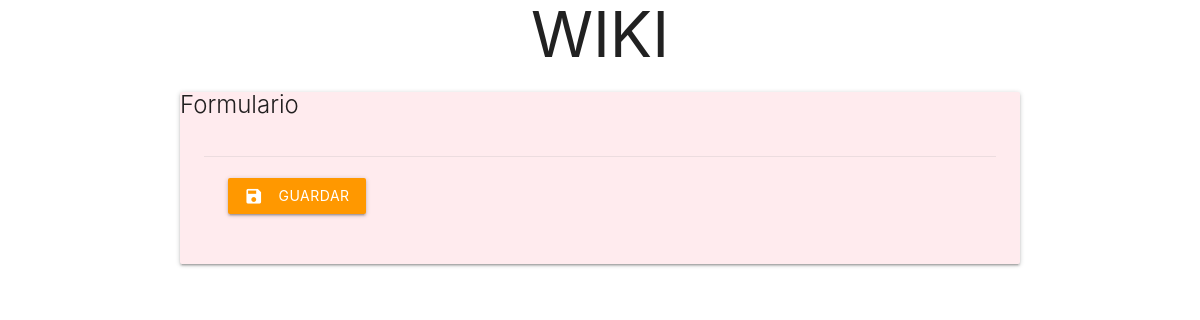
The page /votos/wiki/ on the database as committed earlier.
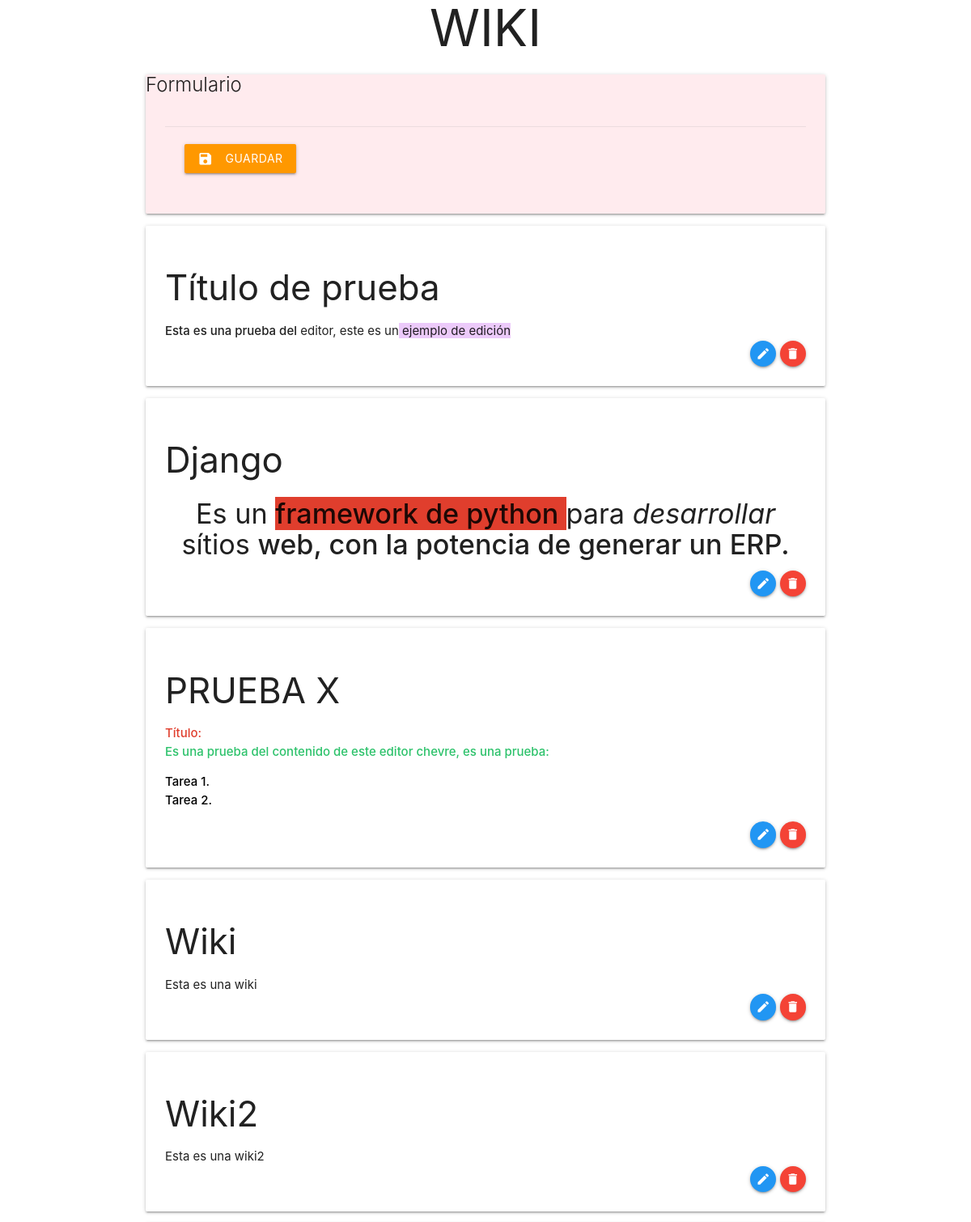
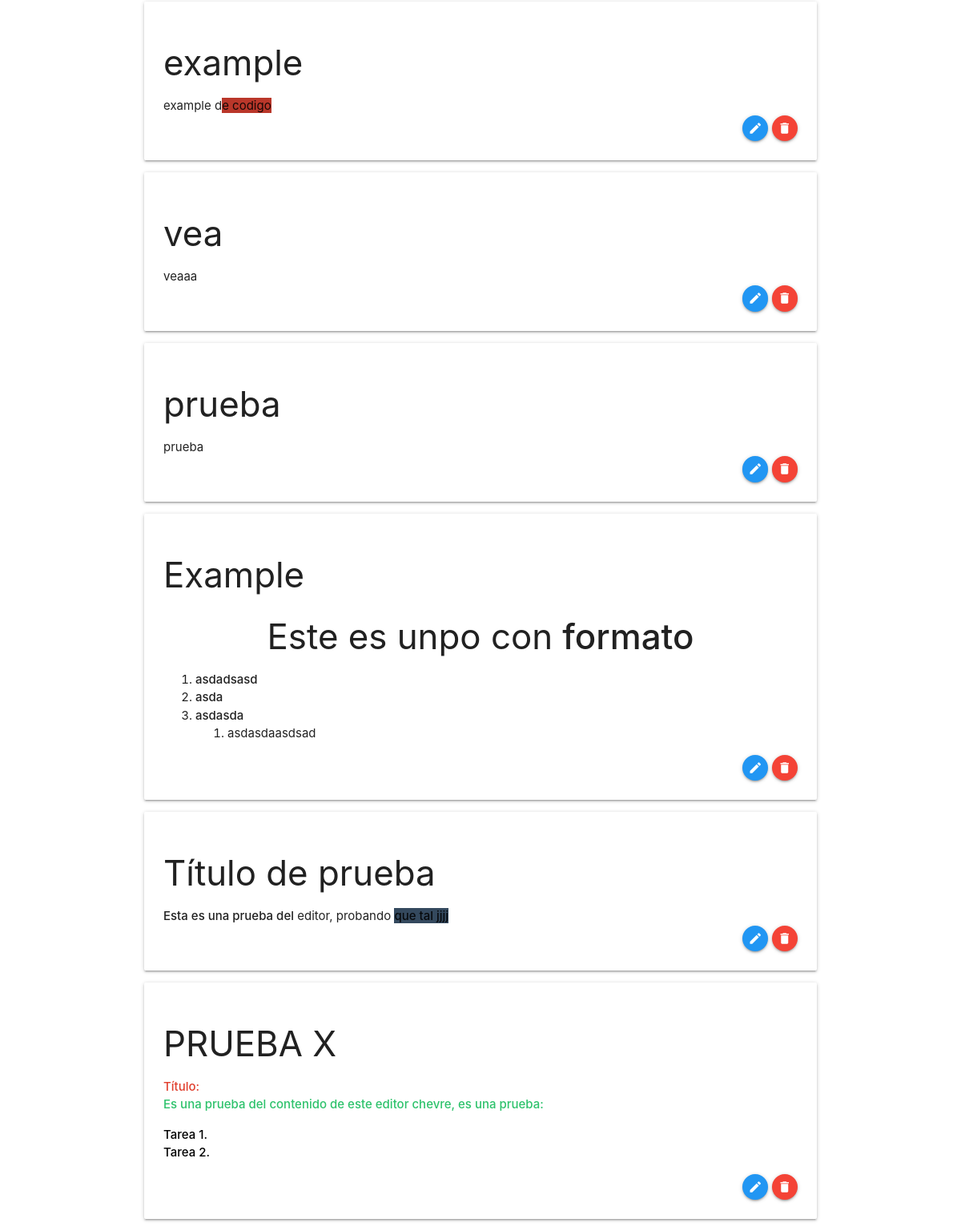
The same page on the database as committed later (2 pictures, top to bottom).
### votos/models.py (models this page shows)
class Wiki(models.Model):
    title=models.CharField(max_length=30)
    data= HTMLField()

### votos/views.py (the view, shortened to what this page needs)
# urls.py: path('wiki/',views.wiki,name="wiki")
def wiki(request):
    data={}
    form=WikiForm(request.POST)
    if request.method == 'POST':
        try:
            if form.is_valid():
                print("POST:",request.POST['id'])
                wiki=None
                if request.POST['id']:
                    wiki=Wiki.objects.get(id=request.POST['id'])
                    wiki.title=form.cleaned_data['title']
                    wiki.data=form.cleaned_data['data']
                else:
                    wiki=Wiki(title=form.cleaned_data['title'],data=form.cleaned_data['data'])
                wiki.save()
                return HttpResponseRedirect('/votos/wiki')
        except Exception as ex:
            print(ex)
        return HttpResponseRedirect('/')
    else:
        form=WikiForm()
        id=None
        data['id']=id
        data['form']=form
        data['wikis']= Wiki.objects.all()
        print(request.method)
        data['form']= form
        return render(request,"votos/wiki.html",data)

### templates/votos/wiki.html (shortened to what this page needs)
<!DOCTYPE html>
<html lang="es">
<head>
    <link rel="stylesheet" href="https://cdnjs.cloudflare.com/ajax/libs/materialize/1.0.0/css/materialize.min.css">
</head>
<body>
    <h1 class="container" style="text-align:center;">WIKI</h1>
    <div class="container">
        <div class="card  red lighten-5">
            <div class="card-header">
                <h4 class="card-title text-center">Formulario</h4>
            </div>
            <div class="card-content">
                <div class="card-action">
                    <button class="waves-effect orange btn" style="margin-top: 5px;margin-bottom: 10px;" type="submit">
                        <i class ="material-icons left">save</i>Guardar</button>
                </div>
            </div>
        </div>
    </div>
{%for w in wikis%}
<div class="container">
  <div class="card">
    <div class="card-content">
        <div class="card-title"><h3>{{w.title}}</h3></div>
        <div class="description">{{w.data|safe}}</div>
        <div class="right-align">
            <a class="btn-floating btn-small blue" href="/votos/wiki?id={{w.id}}"><i class ="material-icons center">edit</i>
                </a>
                <a class="btn-floating btn-small red" href="/votos/wiki?id={{w.id}}"><i class ="material-icons center">delete</i>
                </a>
        </div>
       </div>
  </div>
</div>
{%endfor%}
</body>
</html>

Rows that differ between the two databases and show on the page:
added Wiki: title "Título de prueba", data "Esta es una prueba del editor, este es un ejemplo de edición"
added Wiki: title "Django", data "Es un framework de python para desarrollar sítios web, con la potencia de generar un ERP."
added Wiki: title "PRUEBA X", data "Título: Es una prueba del contenido de este editor chevre, es una prueba: Tarea 1. Tarea 2."
added Wiki: title "Wiki", data "Esta es una wiki"
added Wiki: title "Wiki2", data "Esta es una wiki2"
added Wiki: title "example", data "example d e codigo"
added Wiki: title "vea", data "veaaa"
added Wiki: title "prueba", data "prueba"
added Wiki: title "Example", data "Este es unpo con formato asdadsasd asda asdasda asdasdaasdsad"
added Wiki: title "Título de prueba", data "Esta es una prueba del editor, probando que tal jjjj"
added Wiki: title "PRUEBA X", data "Título: Es una prueba del contenido de este editor chevre, es una prueba: Tarea 1. Tarea 2."
